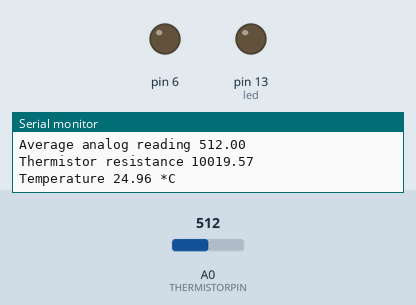
A sketch run on a simulated Arduino Uno, built with avr-gcc and run on an emulated ATmega328P. Parts: output pins drawn as LEDs (lit = HIGH), the last lines printed to the serial monitor. The inputs (shaded band) are chosen by the test bench; at power-on: A0 (THERMISTORPIN) = 512. Pins used as bus, display or sensor lines are not drawn.

Above: at 1.2 s.
1.3 s: A0 (THERMISTORPIN) set to 468
3.4 s: A0 (THERMISTORPIN) set to 438
At 5.5 s:
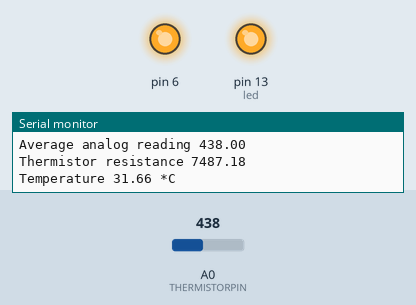
5.8 s: A0 (THERMISTORPIN) set to 511
At 7.6 s:
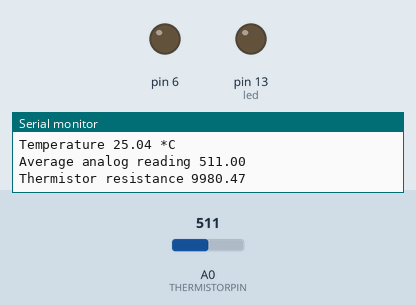
7.9 s: A0 (THERMISTORPIN) set to 306
At 9.6 s:
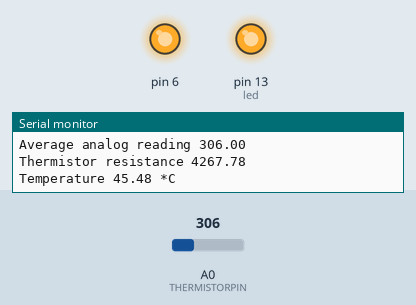
Timing chart, 0 to 11.1 s (numbered marks = the images above; inputs shaded):
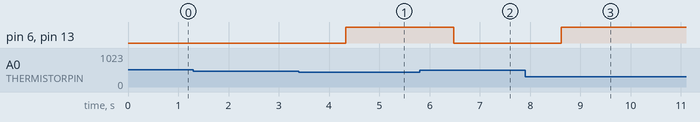

The sketch:

thermistor_test.ino
```cpp
// which analog pin to connect
#define THERMISTORPIN A0
// resistance at 25 degrees C
#define THERMISTORNOMINAL 10000
// temp. for nominal resistance (almost always 25 C)
#define TEMPERATURENOMINAL 25
// how many samples to take and average, more takes longer
// but is more 'smooth'
#define NUMSAMPLES 5
// The beta coefficient of the thermistor (usually 3000-4000)
#define BCOEFFICIENT 3950
// the value of the 'other' resistor
#define SERIESRESISTOR 10000

int led = 13;
int power = 9;
int samples[NUMSAMPLES];

void setup(void) {
  Serial.begin(9600);
  analogReference(EXTERNAL);
  pinMode(led, OUTPUT);
  pinMode(power, OUTPUT);
  pinMode(6, OUTPUT);
}

void loop(void) {
  uint8_t i;
  float average;

  // take N samples in a row, with a slight delay
  for (i=0; i< NUMSAMPLES; i++) {
   samples[i] = analogRead(THERMISTORPIN);
   delay(10);
  }

  // average all the samples out
  average = 0;
  for (i=0; i< NUMSAMPLES; i++) {
     average += samples[i];
  }
  average /= NUMSAMPLES;

  Serial.print("Average analog reading ");
  Serial.println(average);
  // convert the value to resistance
  average = 1023 / average - 1;
  average = SERIESRESISTOR / average;

  Serial.print("Thermistor resistance ");
  Serial.println(average);

  float steinhart;
  steinhart = average / THERMISTORNOMINAL;     // (R/Ro)
  steinhart = log(steinhart);                  // ln(R/Ro)
  steinhart /= BCOEFFICIENT;                   // 1/B * ln(R/Ro)
  steinhart += 1.0 / (TEMPERATURENOMINAL + 273.15); // + (1/To)
  steinhart = 1.0 / steinhart;                 // Invert
  steinhart -= 273.15;                         // convert to C

  if (steinhart > 30){
    digitalWrite(led, HIGH);
    digitalWrite(6, HIGH);
    digitalWrite(power, LOW);
  }else{
    digitalWrite(led, LOW);
    digitalWrite(6, LOW);
    digitalWrite(power, HIGH);
  }

  Serial.print("Temperature ");
  Serial.print(steinhart);
  Serial.println(" *C");

  delay(1000);
}
```

Measured:
- the behaviour switches between 456 and 455 on A0 (THERMISTORPIN) (found by bisection; images 0 and 1)
- after the input at 3.4 s, pin 6, pin 13 (led): LOW → HIGH after 0.94 s
- after the input at 5.8 s, pin 6, pin 13 (led): HIGH → LOW after 0.68 s
- after the input at 7.9 s, pin 6, pin 13 (led): LOW → HIGH after 0.72 s
